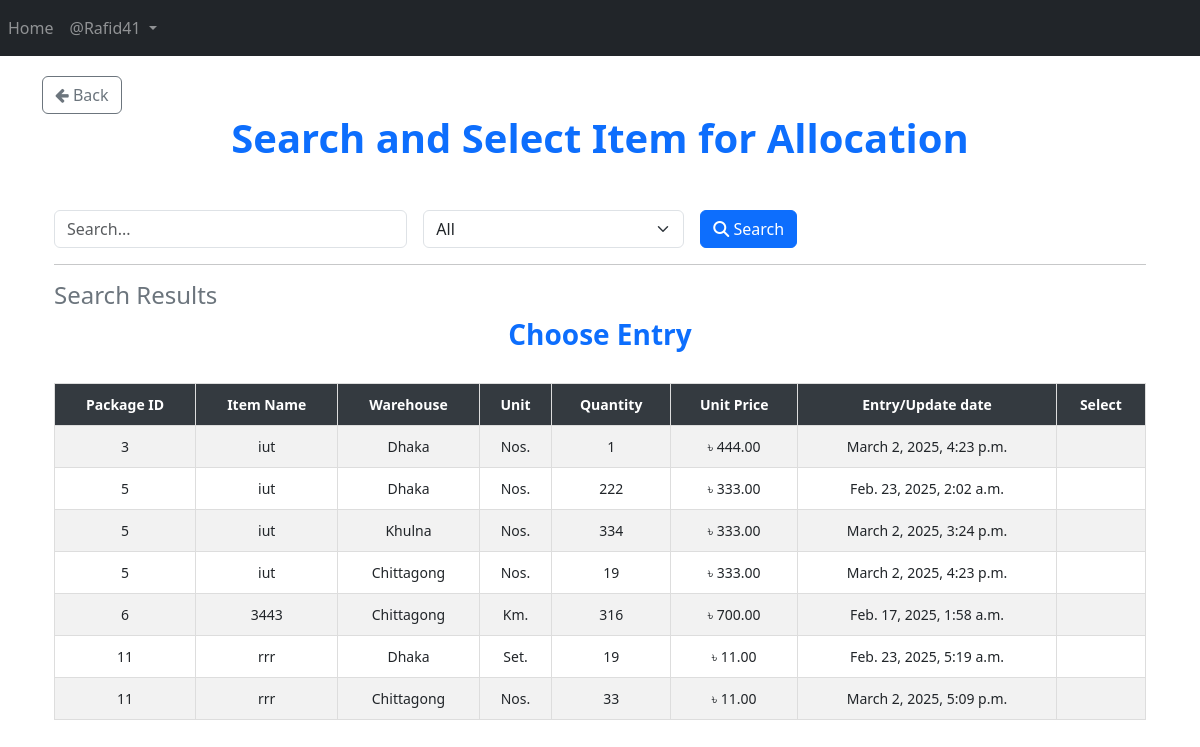
The app's page /allocation/Search_and_Select/ (signed in), older data.
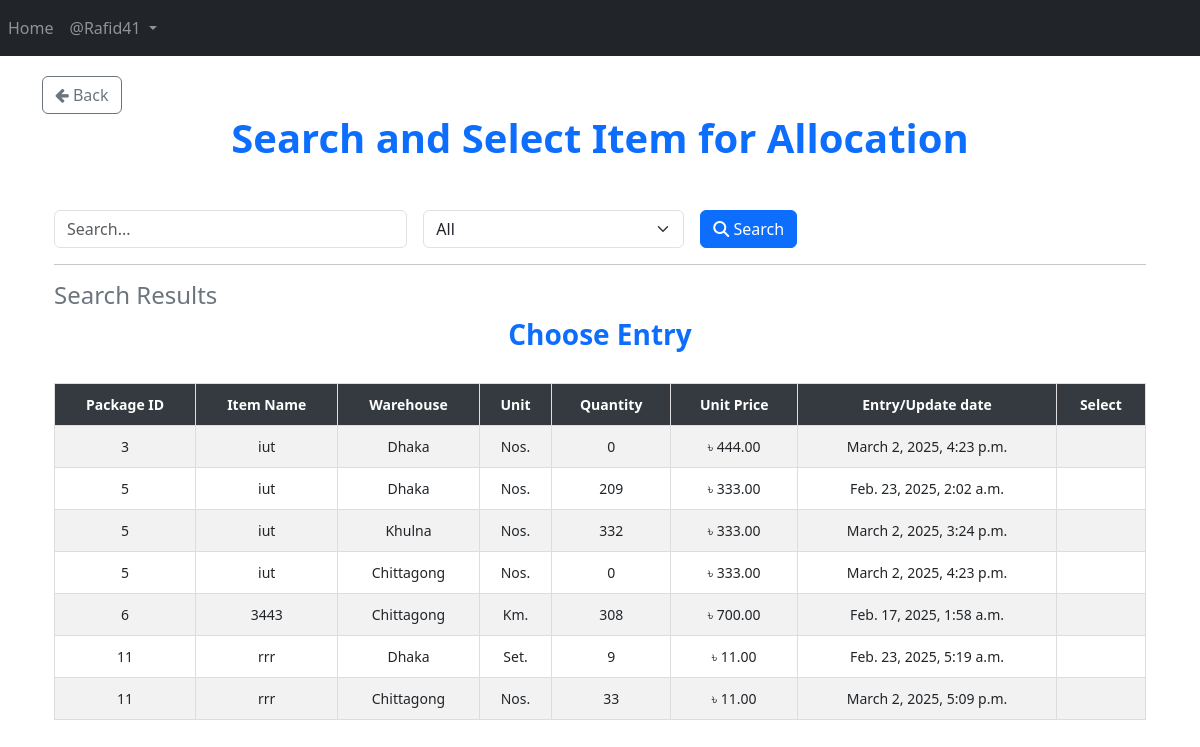
The same page, newer data.
### App_Entry/models.py (models this page shows, shortened)
class Item(models.Model):
    WAREHOUSE_CHOICES = [
        ("Dhaka", "Dhaka"),
        ("Khulna", "Khulna"),
        ("Chittagong", "Chittagong"),
    ]
    UNIT_CHOICES = [
        ("Nos.", "Nos."),
        ("Mtr.", "Mtr."),
        ("Km.", "Km."),
        ("Set.", "Set."),
        ("Pair.", "Pair."),
    ]
    name = models.CharField(max_length=255)
    description = models.TextField(blank=True, null=True)
    warehouse = models.CharField(
        max_length=50, choices=WAREHOUSE_CHOICES, default="Dhaka"
    )
    unit_of_item = models.CharField(
        max_length=10, choices=UNIT_CHOICES, default="Nos."
    )  # Updated field
    unit_price = models.DecimalField(max_digits=15, decimal_places=2, default=0.00)
    quantity_of_item = models.BigIntegerField(default=0)
    package = models.ForeignKey(
        Package,
        on_delete=models.SET_NULL,
        related_name="package_of_item",
        null=True,
    )
    created_at = models.DateTimeField(auto_now_add=True)

class Package(models.Model):
    packageId = models.BigIntegerField(unique=True)

### App_Allocation/views/Allocation_view.py (the view, shortened to what this page needs)
# urls.py: path('Search_and_Select/', views.Search_and_Select, name='Search_and_Select'),
@login_required
def Search_and_Select(request):
    query = request.GET.get(
        "query", ""
    ).strip()  # Strip leading/trailing whitespaces from query input
    filter_by = request.GET.get("filter_by", "All")
    date_filter = request.GET.get("date", "")
    items = Item.objects.all()
    if filter_by == "Entry/Update date" and date_filter:
        try:
            date_obj = datetime.strptime(date_filter, "%Y-%m-%d")
            items = items.filter(created_at__date=date_obj.date())
        except ValueError:
            pass  # If the date format is invalid, ignore the filter
    items = items.order_by("package__packageId")
    return render(
        request,
        "App_Allocation/Search_and_Select.html",
        {
            "items": items,
            "query": query,
            "filter_by": filter_by,
            "date_filter": date_filter,
        },
    )

### templates/App_Allocation/Search_and_Select.html (shortened to what this page needs)
{% extends 'base.html' %}
{% load crispy_forms_tags %}
{% load static %}
{% block body_block %}
<a href="{% url 'App_Allocation:allocation_page' %}" class="btn btn-outline-secondary">
    <i class="fa fa-arrow-left"></i> Back
</a>
<center><h1 class="fw-bold text-primary"><b> Search and Select Item for Allocation </b></h1></center>
<div class="container mt-4">
    <br>
    <form method="GET" action="{% url 'App_Allocation:Search_and_Select'%}" class="row g-3">
        <div class="col-md-4">
            <input type="text" name="query" id="searchQuery" class="form-control" placeholder="Search..." value="{{ query }}">
        </div>
        <div class="col-md-3">
            <select name="filter_by" id="filterDropdown" class="form-select" onchange="toggleInputFields()">
                <option value="All" {% if filter_by == "All" %}selected{% endif %}>All</option>
            </select>
        </div>
        <div class="col-md-2">
            <button type="submit" class="btn btn-primary"><i class="fas fa-search"></i> Search</button>
        </div>
    </form>
    <hr>
    <h4 class="text-secondary">Search Results</h4>
    <div class="table-responsive">
        <h3 class="text-center text-primary"><b>Choose Entry</b></h3>
        <br>
        <table class="table table-bordered table-striped table-hover">
            <thead class="table-dark sticky-top">
                <tr>
                    <th>Package ID</th>
                    <th>Item Name</th>
                    <th>Warehouse</th>
                    <th>Unit</th>
                    <th>Quantity</th>
                    <th>Unit Price</th>
                    <th>Entry/Update date</th>
                    <th>Select</th>
                </tr>
            </thead>
            <tbody>
                {% if items %}
                    {% for item in items %}
                    <tr class="selectable-row">
                        <td>{{ item.package.packageId }}</td>
                        <td>{{ item.name }}</td>
                        <td>{{ item.warehouse }}</td>
                        <td>{{ item.unit_of_item }}</td>
                        <td>{{ item.quantity_of_item }}</td>
                        <td>৳ {{ item.unit_price }}</td>
                        <td>{{ item.created_at }}</td>
                        <td>
                        </td>
                    </tr>
                    {% endfor %}
                {% else %}
                    <tr>
                        <td colspan="8" class="text-center text-danger">No matching data found</td>
                    </tr>
                {% endif %}
            </tbody>
        </table>
    </div>
</div>
{% endblock %}

Row changes from the older to the newer data that the page shows:
changed Item (number 1 of 7 on the later page): quantity_of_item "1" → "0"
changed Item "Feb. 23, 2025, 2:02 a.m.": quantity_of_item "222" → "209"
changed Item "Khulna": quantity_of_item "334" → "332"
changed Item (number 4 of 7 on the later page): quantity_of_item "19" → "0"
changed Item "Km.": quantity_of_item "316" → "308"
changed Item "Set.": quantity_of_item "19" → "9"
